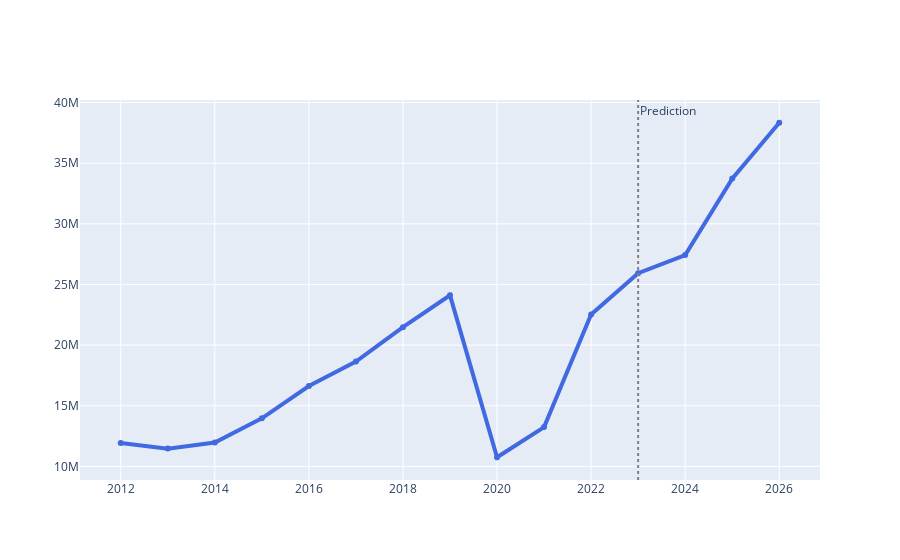

The notebook cell this image was saved under:
### Code cell
visualization(data_not_st, result)

### Figure 1 — Plotly figure (JSON) as saved in the notebook; plotly's stock layout.template omitted (floating-point values rounded to 4 significant figures)
{"data": [{"line": {"color": "royalblue", "width": 4}, "name": "Tourist Numbers", "type": "scatter", "x": [2012, 2013, 2014, 2015, 2016, 2017, 2018, 2019, 2020, 2021, 2022, 2023, 2024, 2025, 2026], "y": [11938268, 11466000, 11967152, 13968100, 16631358, 18642770, 21480676, 24106768, 10754689, 13243884, 22525480, 25931410, 27430000.0, 33730000.0, 38340000.0]}], "layout": {"annotations": [{"showarrow": false, "text": "Prediction", "x": 2023, "xanchor": "left", "xref": "x", "y": 1, "yanchor": "top", "yref": "y domain"}], "shapes": [{"line": {"color": "gray", "dash": "dot"}, "type": "line", "x0": 2023, "x1": 2023, "xref": "x", "y0": 0, "y1": 1, "yref": "y domain"}]}}
